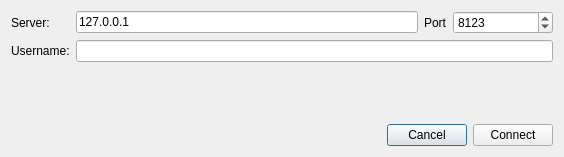
<?xml version="1.0" encoding="UTF-8"?>
<ui version="4.0">
 <class>ConnectDialog</class>
 <widget class="client::ui::ConnectDialog" name="ConnectDialog">
  <property name="windowModality">
   <enum>Qt::ApplicationModal</enum>
  </property>
  <property name="geometry">
   <rect>
    <x>0</x>
    <y>0</y>
    <width>564</width>
    <height>157</height>
   </rect>
  </property>
  <property name="windowTitle">
   <string>Connect to server</string>
  </property>
  <layout class="QVBoxLayout" name="verticalLayout">
   <item>
    <layout class="QFormLayout" name="formLayout">
     <item row="0" column="0">
      <widget class="QLabel" name="label">
       <property name="text">
        <string>Server:</string>
       </property>
      </widget>
     </item>
     <item row="0" column="1">
      <layout class="QHBoxLayout" name="horizontalLayout_2">
       <item>
        <widget class="QLineEdit" name="serverInput">
         <property name="text">
          <string>127.0.0.1</string>
         </property>
        </widget>
       </item>
       <item>
        <widget class="QLabel" name="label_3">
         <property name="text">
          <string>Port</string>
         </property>
        </widget>
       </item>
       <item>
        <widget class="QSpinBox" name="portInput">
         <property name="minimumSize">
          <size>
           <width>100</width>
           <height>0</height>
          </size>
         </property>
         <property name="minimum">
          <number>8000</number>
         </property>
         <property name="maximum">
          <number>9000</number>
         </property>
         <property name="value">
          <number>8123</number>
         </property>
        </widget>
       </item>
      </layout>
     </item>
     <item row="1" column="0">
      <widget class="QLabel" name="label_2">
       <property name="text">
        <string>Username:</string>
       </property>
      </widget>
     </item>
     <item row="1" column="1">
      <widget class="QLineEdit" name="usernameInput"/>
     </item>
    </layout>
   </item>
   <item>
    <spacer name="verticalSpacer">
     <property name="orientation">
      <enum>Qt::Vertical</enum>
     </property>
     <property name="sizeHint" stdset="0">
      <size>
       <width>20</width>
       <height>40</height>
      </size>
     </property>
    </spacer>
   </item>
   <item>
    <layout class="QHBoxLayout" name="horizontalLayout">
     <item>
      <spacer name="horizontalSpacer">
       <property name="orientation">
        <enum>Qt::Horizontal</enum>
       </property>
       <property name="sizeHint" stdset="0">
        <size>
         <width>40</width>
         <height>20</height>
        </size>
       </property>
      </spacer>
     </item>
     <item>
      <widget class="QPushButton" name="cancelButton">
       <property name="text">
        <string>Cancel</string>
       </property>
      </widget>
     </item>
     <item>
      <widget class="QPushButton" name="connectButton">
       <property name="text">
        <string>Connect</string>
       </property>
      </widget>
     </item>
    </layout>
   </item>
  </layout>
 </widget>
 <customwidgets>
  <customwidget>
   <class>client::ui::ConnectDialog</class>
   <extends>QDialog</extends>
   <header>ui/ConnectDialog.h</header>
   <container>1</container>
   <slots>
    <slot>connect()</slot>
    <slot>cancel()</slot>
   </slots>
  </customwidget>
 </customwidgets>
 <resources>
  <include location="../resources/main.qrc"/>
 </resources>
 <connections>
  <connection>
   <sender>cancelButton</sender>
   <signal>clicked()</signal>
   <receiver>ConnectDialog</receiver>
   <slot>cancel()</slot>
   <hints>
    <hint type="sourcelabel">
     <x>362</x>
     <y>124</y>
    </hint>
    <hint type="destinationlabel">
     <x>354</x>
     <y>100</y>
    </hint>
   </hints>
  </connection>
  <connection>
   <sender>connectButton</sender>
   <signal>clicked()</signal>
   <receiver>ConnectDialog</receiver>
   <slot>connect()</slot>
   <hints>
    <hint type="sourcelabel">
     <x>484</x>
     <y>118</y>
    </hint>
    <hint type="destinationlabel">
     <x>479</x>
     <y>89</y>
    </hint>
   </hints>
  </connection>
 </connections>
</ui>
